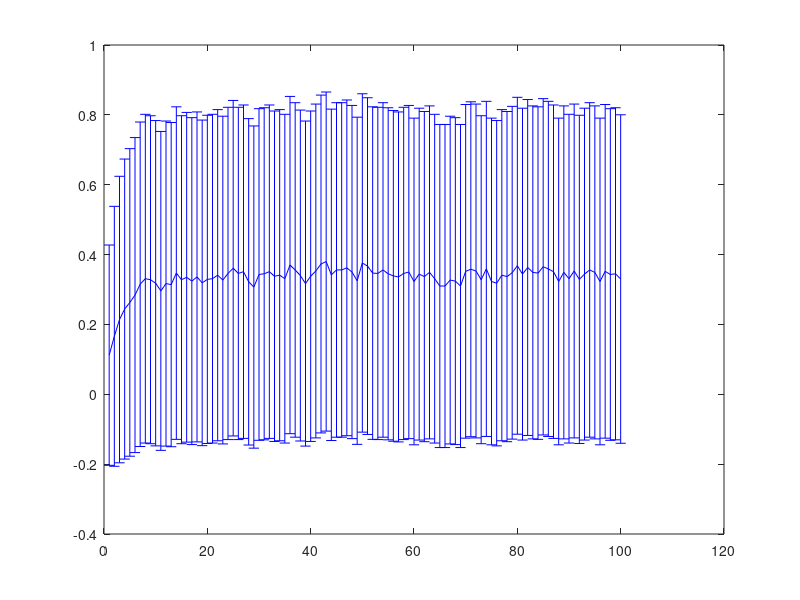

The MATLAB source for this figure:
% %clc
% clear all;
% % load testIncS1Bad.mat
% % rew1 = rewLO30H{100};
% % clear rewLO30H
% % 
load testIncSH2.mat
rew = rewLO30H{100};
clear rewLO30H;

m = mean(rew,1);
s = std(rew,1);
figure
errorbar(m,s,'b');
mean(m)
% % load testIncS2Bad.mat
% % rew2 = rewLO30H{100};
% % clear rewLO30H
% % 
% % load testIncS4Bad.mat
% % rew4 = rewLO30H{100};
% % clear rewLO30H
% % 
% % load testIncS5Bad.mat
% % rew5 = rewLO30H{100};
% % clear rewLO30H
% % 
% % load testIncS.mat
% % rewN = rewLO30H{100};
% % clear rewLO30H
% % 
% % load testIncS7Bad.mat
% % rew7 = rewLO30H{100};
% % clear rewLO30H
% % 
% % load testIncS9Bad.mat
% % rew9 = rewLO30H{100};
% % clear rewLO30H
% 
% 
% for i = 100
%     
%     %rewI = rewLO30H{i};
%     %rewN = rewNorm30H{i};
%     %rewRo = rewRotate30H{i};
%     %rewRa = rewRandom30H{i};
%     
% %     m1 = mean(rew1,1);
% %     s1 = std(rew1,1);
% %     
% %     m2 = mean(rew2,1);
% %     s2 = std(rew2,1);
% %     
% %     mN = mean(rewN,1);
% %     sN = std(rewN,1);
% %     
% %     m4 = mean(rew4,1);
% %     s4 = std(rew4,1);
% %     
% %     m5 = mean(rew5,1);
% %     s5 = std(rew5,1);
% %     
% %     m7 = mean(rew7,1);
% %     s7 = std(rew7,1);
% %    
% %     m9 = mean(rew9,1);
% %     s9 = std(rew9,1);
% %    
%     
%     %mN = mean(rewN,1)
%     %sN = std(rewN,1)
% 
%     %mRo = mean(rewRo,1)
%     %sRo = std(rewRo,1)
%     
%     %mRa = mean(rewRa,1)
%     %sRa = std(rewRa,1)
%     figure;
%     %errorbar(mN,sN,'bo-');
%     hold on
%     errorbar(m1,s1,'ro-');
%     hold on
%     errorbar(m2,s2,'bo-');
%     hold on 
%     errorbar(mN,sN,'co-');
%     hold on
%     errorbar(m4,s4,'ko-');
%     hold on
%     errorbar(m5,s5,'yo-');
%     hold on
%     errorbar(m7,s7,'go-');
%     hold on
%     errorbar(m9,s9,'mo-');
%     mean(m1)
%     mean(m2)
%     mean(mN)
%     mean(m4)
%     mean(m5)
%     mean(m7)
%     mean(m9)
%     %errorbar(mRo,sRo,'go-');
%     %errorbar(mRa,sRa,'co-');
%     
%     %pause
% end
%     